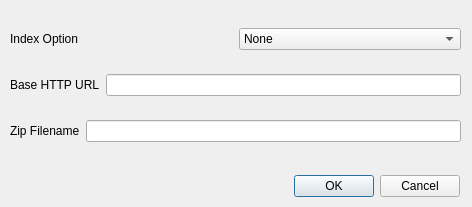
<?xml version="1.0" encoding="UTF-8"?>
<ui version="4.0">
 <class>indexDialog</class>
 <widget class="QDialog" name="indexDialog">
  <property name="geometry">
   <rect>
    <x>0</x>
    <y>0</y>
    <width>472</width>
    <height>207</height>
   </rect>
  </property>
  <property name="minimumSize">
   <size>
    <width>472</width>
    <height>207</height>
   </size>
  </property>
  <property name="maximumSize">
   <size>
    <width>472</width>
    <height>207</height>
   </size>
  </property>
  <property name="windowTitle">
   <string>Dialog</string>
  </property>
  <widget class="QDialogButtonBox" name="buttonBox">
   <property name="geometry">
    <rect>
     <x>89</x>
     <y>170</y>
     <width>371</width>
     <height>32</height>
    </rect>
   </property>
   <property name="orientation">
    <enum>Qt::Horizontal</enum>
   </property>
   <property name="standardButtons">
    <set>QDialogButtonBox::Cancel|QDialogButtonBox::Ok</set>
   </property>
  </widget>
  <widget class="QWidget" name="layoutWidget">
   <property name="geometry">
    <rect>
     <x>10</x>
     <y>10</y>
     <width>451</width>
     <height>151</height>
    </rect>
   </property>
   <layout class="QVBoxLayout" name="verticalLayout">
    <item>
     <layout class="QHBoxLayout" name="horizontalLayout">
      <item>
       <widget class="QLabel" name="labelIndex">
        <property name="text">
         <string>Index Option</string>
        </property>
       </widget>
      </item>
      <item>
       <widget class="QComboBox" name="comboIndex">
        <item>
         <property name="text">
          <string>None</string>
         </property>
        </item>
        <item>
         <property name="text">
          <string>HTML</string>
         </property>
        </item>
       </widget>
      </item>
     </layout>
    </item>
    <item>
     <layout class="QHBoxLayout" name="horizontalLayout_3">
      <item>
       <widget class="QLabel" name="labelURL">
        <property name="text">
         <string>Base HTTP URL</string>
        </property>
       </widget>
      </item>
      <item>
       <widget class="QLineEdit" name="editURL"/>
      </item>
     </layout>
    </item>
    <item>
     <layout class="QHBoxLayout" name="horizontalLayout_4">
      <item>
       <widget class="QLabel" name="labelZip">
        <property name="text">
         <string>Zip Filename</string>
        </property>
       </widget>
      </item>
      <item>
       <widget class="QLineEdit" name="editZip"/>
      </item>
     </layout>
    </item>
   </layout>
  </widget>
 </widget>
 <resources/>
 <connections>
  <connection>
   <sender>buttonBox</sender>
   <signal>accepted()</signal>
   <receiver>indexDialog</receiver>
   <slot>accept()</slot>
   <hints>
    <hint type="sourcelabel">
     <x>248</x>
     <y>254</y>
    </hint>
    <hint type="destinationlabel">
     <x>157</x>
     <y>274</y>
    </hint>
   </hints>
  </connection>
  <connection>
   <sender>buttonBox</sender>
   <signal>rejected()</signal>
   <receiver>indexDialog</receiver>
   <slot>reject()</slot>
   <hints>
    <hint type="sourcelabel">
     <x>316</x>
     <y>260</y>
    </hint>
    <hint type="destinationlabel">
     <x>286</x>
     <y>274</y>
    </hint>
   </hints>
  </connection>
 </connections>
</ui>
